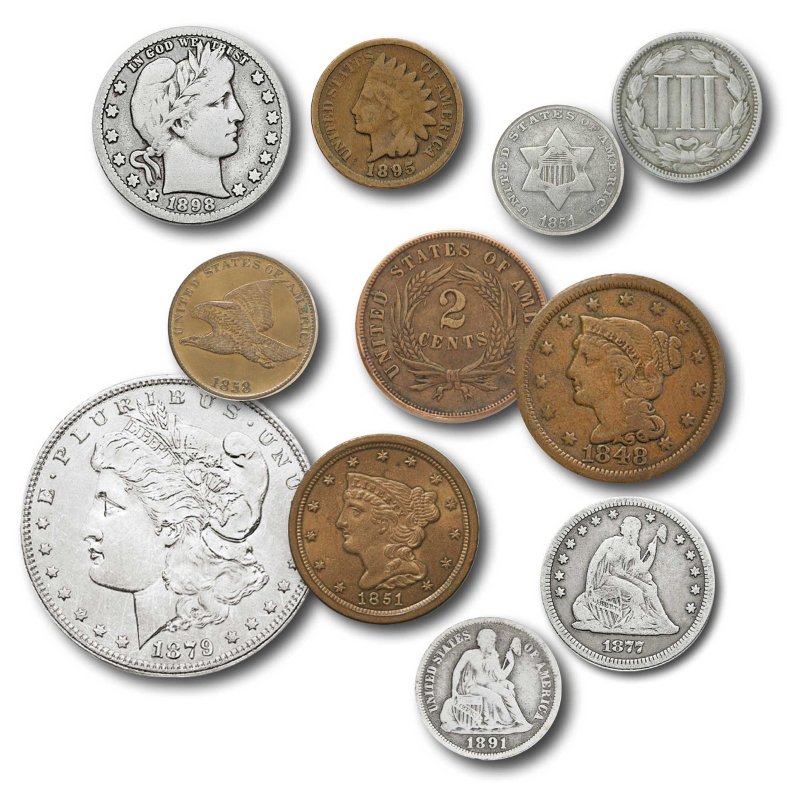
#> input picture para2.jpg, 1600 x 1600 px (shown at 1/2 size)
$ python artekgorev3.2.py
#> lines starting #> are read from the running program, lines starting #| are printed output that depends on the picture; after the words box and inside, x2 and y2 are one past the last pixel; in counts of white or black regions, pixels touching at a corner belong together
import cv2
import numpy as np

# Görüntüyü okuma
img = cv2.imread("para2.jpg")
#> img is the input picture: shape (1600, 1600, 3); mean B, G, R 191.1, 198.9, 205

# Ölçeklendirme
olcek_yuzde = 40
genislik = int(img.shape[1] * olcek_yuzde / 100)
#> genislik = 640
yukseklik = int(img.shape[0] * olcek_yuzde / 100)
#> yukseklik = 640
boyut = (genislik, yukseklik)
#> boyut = (640, 640)
resized = cv2.resize(img, boyut, interpolation=cv2.INTER_AREA)
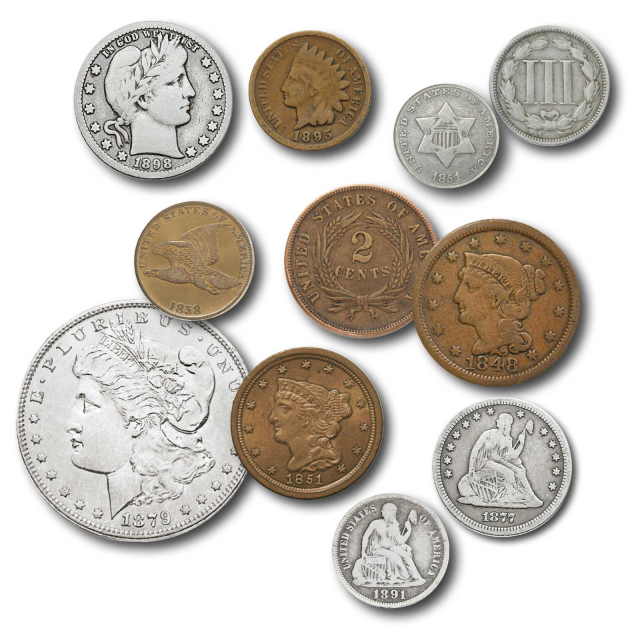
#> resized: shape (640, 640, 3); mean B, G, R 191.1, 198.9, 205

# Griye çevirme ve bulanıklaştırma
gri = cv2.cvtColor(resized, cv2.COLOR_BGR2GRAY)
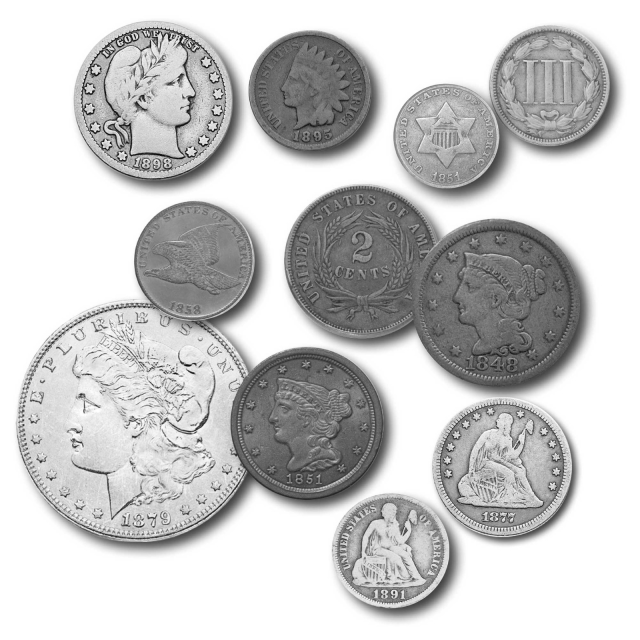
#> gri: shape (640, 640); min 9, max 255, mean 199.8
gri = cv2.medianBlur(gri, 5)
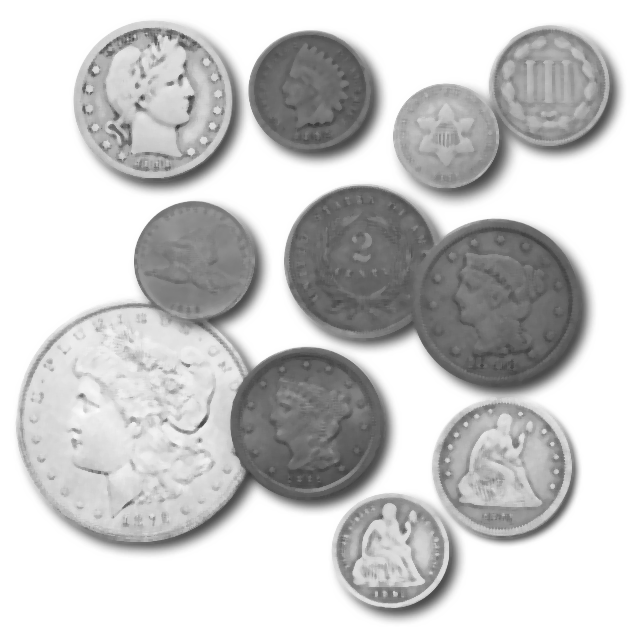
#> gri: shape (640, 640); min 59, max 255, mean 201.2

# Hough Circle Transform ile daireleri bulma
circles = cv2.HoughCircles(
    gri,
    cv2.HOUGH_GRADIENT,
    dp=1.2,
    minDist=95,
    param1=100,
    param2=35,
    minRadius=55,
    maxRadius=113
)
#> circles = [[549, 84.6, 55.72], [309, 90.6, 60.88], [306.6, 423, 76.48], [501, 466.2, 62.56], [142.2, 427.8, 112.2], [361.8, 258.6, 72.64], [502.2, 307.8, 84.4], [150.6, 99, 70.48], [196.2, 264.6, 64.12], [391.8, 552.6, 60.64], [450.6, 138.6, 57.88]]

# Daireleri çizme ve sayma
sayi = 0
if circles is not None:
    circles = np.uint16(np.around(circles))
#> circles = [[549, 85, 56], [309, 91, 61], [307, 423, 76], [501, 466, 63], [142, 428, 112], [362, 259, 73], [502, 308, 84], [151, 99, 70], [196, 265, 64], [392, 553, 61], [451, 139, 58]]
    for (x, y, r) in circles[0, :]:
        cv2.circle(resized, (x, y), r, (0, 255, 0), 3)
        sayi += 1
#> this loop made 11 passes
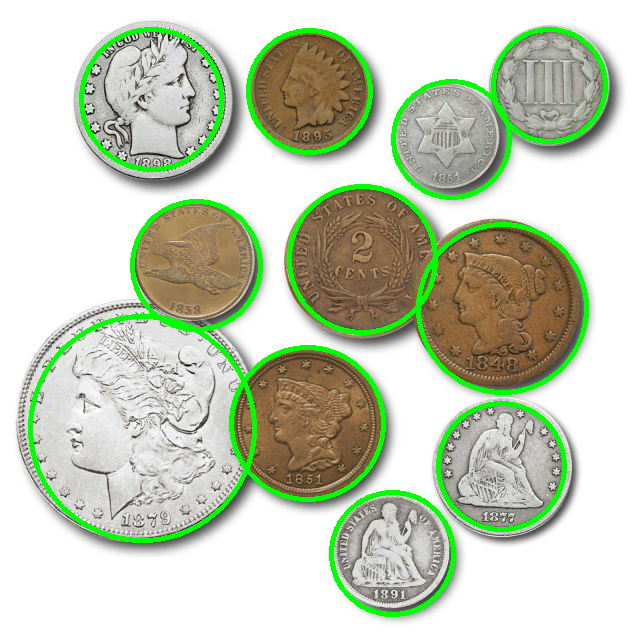
#> resized: shape (640, 640, 3); 5.79% of pixels changed, all inside (x1, y1, x2, y2) = (28, 27, 608, 617)
#> after the loop, sayi = 11

# Konsola yazdır
print(f"Para Sayısı: {sayi}")
#| Para Sayısı: 11

# Görüntüyü gösterme
cv2.imshow("Sonuc", resized)
cv2.waitKey(0)
cv2.destroyAllWindows()
